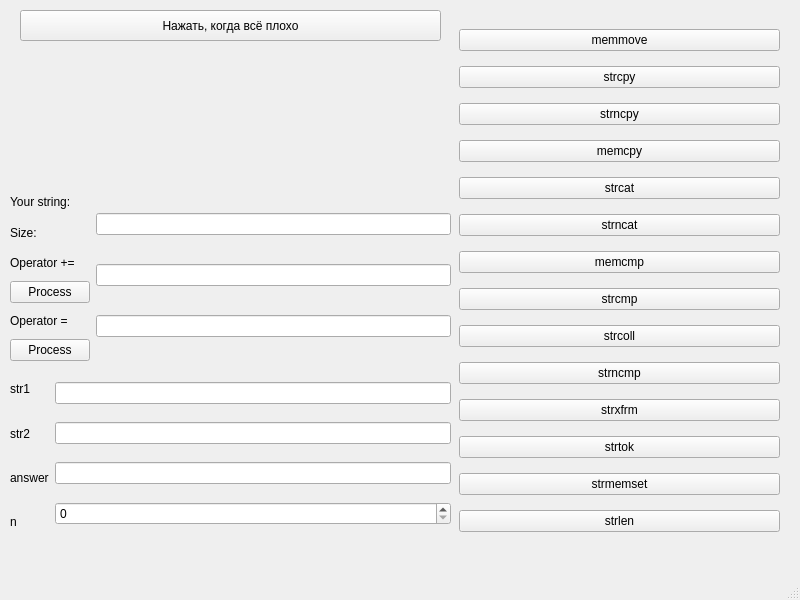
<?xml version="1.0" encoding="UTF-8"?>
<ui version="4.0">
 <class>MainWindow</class>
 <widget class="QMainWindow" name="MainWindow">
  <property name="geometry">
   <rect>
    <x>0</x>
    <y>0</y>
    <width>800</width>
    <height>600</height>
   </rect>
  </property>
  <property name="windowTitle">
   <string>MainWindow</string>
  </property>
  <widget class="QWidget" name="centralwidget">
   <widget class="QLabel" name="label_size">
    <property name="geometry">
     <rect>
      <x>470</x>
      <y>10</y>
      <width>54</width>
      <height>14</height>
     </rect>
    </property>
    <property name="text">
     <string/>
    </property>
   </widget>
   <widget class="QLabel" name="label_eq">
    <property name="geometry">
     <rect>
      <x>470</x>
      <y>100</y>
      <width>54</width>
      <height>14</height>
     </rect>
    </property>
    <property name="text">
     <string/>
    </property>
   </widget>
   <widget class="QWidget" name="verticalLayoutWidget">
    <property name="geometry">
     <rect>
      <x>459</x>
      <y>20</y>
      <width>321</width>
      <height>521</height>
     </rect>
    </property>
    <layout class="QVBoxLayout" name="verticalLayout">
     <item>
      <widget class="QPushButton" name="pushButton_memmove">
       <property name="text">
        <string>memmove</string>
       </property>
      </widget>
     </item>
     <item>
      <widget class="QPushButton" name="pushButton_strcpy">
       <property name="text">
        <string>strcpy</string>
       </property>
      </widget>
     </item>
     <item>
      <widget class="QPushButton" name="pushButton_strncpy">
       <property name="text">
        <string>strncpy</string>
       </property>
      </widget>
     </item>
     <item>
      <widget class="QPushButton" name="pushButton_memcpy">
       <property name="text">
        <string>memcpy</string>
       </property>
      </widget>
     </item>
     <item>
      <widget class="QPushButton" name="pushButton_strcat">
       <property name="text">
        <string>strcat</string>
       </property>
      </widget>
     </item>
     <item>
      <widget class="QPushButton" name="pushButton_strncat">
       <property name="text">
        <string>strncat</string>
       </property>
      </widget>
     </item>
     <item>
      <widget class="QPushButton" name="pushButton_memcmp">
       <property name="text">
        <string>memcmp</string>
       </property>
      </widget>
     </item>
     <item>
      <widget class="QPushButton" name="pushButton_strcmp">
       <property name="text">
        <string>strcmp</string>
       </property>
      </widget>
     </item>
     <item>
      <widget class="QPushButton" name="pushButton_strcoll">
       <property name="text">
        <string>strcoll</string>
       </property>
      </widget>
     </item>
     <item>
      <widget class="QPushButton" name="pushButton_strncmp">
       <property name="text">
        <string>strncmp</string>
       </property>
      </widget>
     </item>
     <item>
      <widget class="QPushButton" name="strxfrm">
       <property name="text">
        <string>strxfrm</string>
       </property>
      </widget>
     </item>
     <item>
      <widget class="QPushButton" name="pushButton_strtok">
       <property name="text">
        <string>strtok</string>
       </property>
      </widget>
     </item>
     <item>
      <widget class="QPushButton" name="pushButton_strmemset">
       <property name="text">
        <string>strmemset</string>
       </property>
      </widget>
     </item>
     <item>
      <widget class="QPushButton" name="pushButton_strlen">
       <property name="text">
        <string>strlen</string>
       </property>
      </widget>
     </item>
    </layout>
   </widget>
   <widget class="QWidget" name="horizontalLayoutWidget">
    <property name="geometry">
     <rect>
      <x>10</x>
      <y>370</y>
      <width>441</width>
      <height>171</height>
     </rect>
    </property>
    <layout class="QHBoxLayout" name="horizontalLayout">
     <item>
      <layout class="QVBoxLayout" name="verticalLayout_2">
       <item>
        <widget class="QLabel" name="label_8">
         <property name="text">
          <string>str1</string>
         </property>
        </widget>
       </item>
       <item>
        <widget class="QLabel" name="label_9">
         <property name="text">
          <string>str2</string>
         </property>
        </widget>
       </item>
       <item>
        <widget class="QLabel" name="label_10">
         <property name="text">
          <string>answer</string>
         </property>
        </widget>
       </item>
       <item>
        <widget class="QLabel" name="label_5">
         <property name="text">
          <string>n</string>
         </property>
        </widget>
       </item>
      </layout>
     </item>
     <item>
      <layout class="QVBoxLayout" name="verticalLayout_3">
       <item>
        <widget class="QLineEdit" name="lineEdit_str1"/>
       </item>
       <item>
        <widget class="QLineEdit" name="lineEdit_str2"/>
       </item>
       <item>
        <widget class="QLineEdit" name="lineEdit_ans"/>
       </item>
       <item>
        <widget class="QSpinBox" name="spinBox"/>
       </item>
      </layout>
     </item>
    </layout>
   </widget>
   <widget class="QWidget" name="horizontalLayoutWidget_2">
    <property name="geometry">
     <rect>
      <x>10</x>
      <y>190</y>
      <width>441</width>
      <height>171</height>
     </rect>
    </property>
    <layout class="QHBoxLayout" name="horizontalLayout_2">
     <item>
      <layout class="QVBoxLayout" name="verticalLayout_4">
       <item>
        <widget class="QLabel" name="label">
         <property name="text">
          <string>Your string:</string>
         </property>
        </widget>
       </item>
       <item>
        <widget class="QLabel" name="label_4">
         <property name="text">
          <string>Size:</string>
         </property>
        </widget>
       </item>
       <item>
        <widget class="QLabel" name="label_2">
         <property name="text">
          <string>Operator +=</string>
         </property>
        </widget>
       </item>
       <item>
        <widget class="QPushButton" name="pushButton_pe">
         <property name="text">
          <string>Process</string>
         </property>
        </widget>
       </item>
       <item>
        <widget class="QLabel" name="label_3">
         <property name="text">
          <string>Operator =</string>
         </property>
        </widget>
       </item>
       <item>
        <widget class="QPushButton" name="pushButton_equal">
         <property name="text">
          <string>Process</string>
         </property>
        </widget>
       </item>
      </layout>
     </item>
     <item>
      <layout class="QVBoxLayout" name="verticalLayout_5">
       <item>
        <widget class="QLineEdit" name="lineEdit_str">
         <property name="readOnly">
          <bool>true</bool>
         </property>
        </widget>
       </item>
       <item>
        <widget class="QLineEdit" name="lineEdit_pe"/>
       </item>
       <item>
        <widget class="QLineEdit" name="lineEdit_equal"/>
       </item>
      </layout>
     </item>
    </layout>
   </widget>
   <widget class="QPushButton" name="pushAlarm">
    <property name="geometry">
     <rect>
      <x>20</x>
      <y>10</y>
      <width>421</width>
      <height>31</height>
     </rect>
    </property>
    <property name="text">
     <string>Нажать, когда всё плохо</string>
    </property>
   </widget>
  </widget>
  <widget class="QMenuBar" name="menubar">
   <property name="geometry">
    <rect>
     <x>0</x>
     <y>0</y>
     <width>800</width>
     <height>22</height>
    </rect>
   </property>
  </widget>
  <widget class="QStatusBar" name="statusbar"/>
 </widget>
 <resources/>
 <connections/>
</ui>
